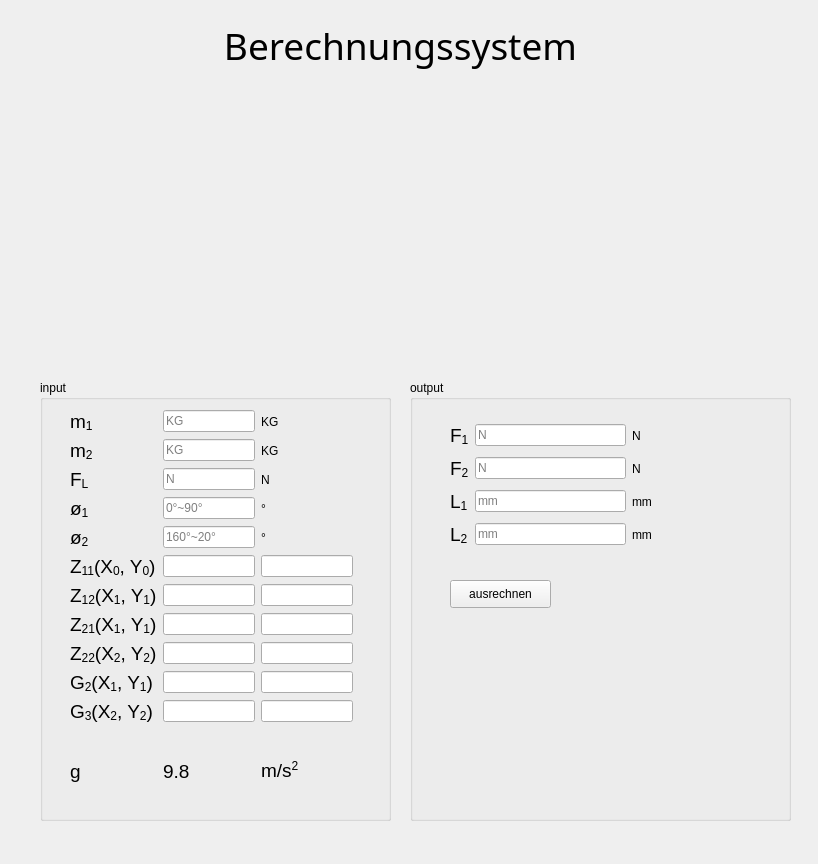
<?xml version="1.0" encoding="UTF-8"?>
<ui version="4.0">
 <class>MainWindow</class>
 <widget class="QMainWindow" name="MainWindow">
  <property name="geometry">
   <rect>
    <x>0</x>
    <y>0</y>
    <width>818</width>
    <height>864</height>
   </rect>
  </property>
  <property name="windowTitle">
   <string>MainWindow</string>
  </property>
  <widget class="QWidget" name="centralwidget">
   <widget class="QLabel" name="label">
    <property name="geometry">
     <rect>
      <x>190</x>
      <y>10</y>
      <width>421</width>
      <height>71</height>
     </rect>
    </property>
    <property name="font">
     <font>
      <family>黑体</family>
      <pointsize>28</pointsize>
     </font>
    </property>
    <property name="text">
     <string>Berechnungssystem</string>
    </property>
    <property name="alignment">
     <set>Qt::AlignCenter</set>
    </property>
   </widget>
   <widget class="QGroupBox" name="groupBox">
    <property name="geometry">
     <rect>
      <x>40</x>
      <y>380</y>
      <width>351</width>
      <height>441</height>
     </rect>
    </property>
    <property name="title">
     <string>input</string>
    </property>
    <widget class="QWidget" name="layoutWidget">
     <property name="geometry">
      <rect>
       <x>30</x>
       <y>30</y>
       <width>283</width>
       <height>403</height>
      </rect>
     </property>
     <layout class="QGridLayout" name="gridLayout">
      <item row="9" column="1">
       <widget class="QLineEdit" name="lineEdit_9"/>
      </item>
      <item row="5" column="2">
       <widget class="QLineEdit" name="lineEdit_16"/>
      </item>
      <item row="10" column="0">
       <widget class="QLabel" name="label_11">
        <property name="font">
         <font>
          <family>Arial</family>
          <pointsize>14</pointsize>
         </font>
        </property>
        <property name="text">
         <string>&lt;html&gt;&lt;head/&gt;&lt;body&gt;&lt;p&gt;&lt;span style=&quot; font-size:14pt;&quot;&gt;G&lt;/span&gt;&lt;span style=&quot; font-size:14pt; vertical-align:sub;&quot;&gt;3&lt;/span&gt;&lt;span style=&quot; font-size:14pt;&quot;&gt;(X&lt;/span&gt;&lt;span style=&quot; font-size:14pt; vertical-align:sub;&quot;&gt;2&lt;/span&gt;&lt;span style=&quot; font-size:14pt;&quot;&gt;, Y&lt;/span&gt;&lt;span style=&quot; font-size:14pt; vertical-align:sub;&quot;&gt;2&lt;/span&gt;&lt;span style=&quot; font-size:14pt;&quot;&gt;)&lt;/span&gt;&lt;/p&gt;&lt;/body&gt;&lt;/html&gt;</string>
        </property>
       </widget>
      </item>
      <item row="5" column="1">
       <widget class="QLineEdit" name="lineEdit_5"/>
      </item>
      <item row="1" column="1">
       <widget class="QLineEdit" name="lineEdit_2">
        <property name="placeholderText">
         <string>KG</string>
        </property>
       </widget>
      </item>
      <item row="8" column="2">
       <widget class="QLineEdit" name="lineEdit_19"/>
      </item>
      <item row="8" column="1">
       <widget class="QLineEdit" name="lineEdit_8"/>
      </item>
      <item row="9" column="2">
       <widget class="QLineEdit" name="lineEdit_20"/>
      </item>
      <item row="5" column="0">
       <widget class="QLabel" name="label_6">
        <property name="font">
         <font>
          <family>Arial</family>
          <pointsize>14</pointsize>
         </font>
        </property>
        <property name="text">
         <string>&lt;html&gt;&lt;head/&gt;&lt;body&gt;&lt;p&gt;Z&lt;span style=&quot; vertical-align:sub;&quot;&gt;11&lt;/span&gt;(X&lt;span style=&quot; vertical-align:sub;&quot;&gt;0&lt;/span&gt;, Y&lt;span style=&quot; vertical-align:sub;&quot;&gt;0&lt;/span&gt;)&lt;/p&gt;&lt;/body&gt;&lt;/html&gt;</string>
        </property>
       </widget>
      </item>
      <item row="3" column="0">
       <widget class="QLabel" name="label_4">
        <property name="font">
         <font>
          <family>Arial</family>
          <pointsize>14</pointsize>
         </font>
        </property>
        <property name="text">
         <string>&lt;html&gt;&lt;head/&gt;&lt;body&gt;&lt;p&gt;ø&lt;span style=&quot; vertical-align:sub;&quot;&gt;1&lt;/span&gt;&lt;/p&gt;&lt;/body&gt;&lt;/html&gt;</string>
        </property>
       </widget>
      </item>
      <item row="3" column="2">
       <widget class="QLabel" name="label_20">
        <property name="text">
         <string>°</string>
        </property>
       </widget>
      </item>
      <item row="8" column="0">
       <widget class="QLabel" name="label_9">
        <property name="font">
         <font>
          <family>Arial</family>
          <pointsize>14</pointsize>
         </font>
        </property>
        <property name="text">
         <string>&lt;html&gt;&lt;head/&gt;&lt;body&gt;&lt;p&gt;Z&lt;span style=&quot; vertical-align:sub;&quot;&gt;22&lt;/span&gt;(X&lt;span style=&quot; vertical-align:sub;&quot;&gt;2&lt;/span&gt;, Y&lt;span style=&quot; vertical-align:sub;&quot;&gt;2&lt;/span&gt;)&lt;/p&gt;&lt;/body&gt;&lt;/html&gt;</string>
        </property>
       </widget>
      </item>
      <item row="10" column="1">
       <widget class="QLineEdit" name="lineEdit_10"/>
      </item>
      <item row="9" column="0">
       <widget class="QLabel" name="label_10">
        <property name="font">
         <font>
          <family>Arial</family>
          <pointsize>14</pointsize>
         </font>
        </property>
        <property name="text">
         <string>&lt;html&gt;&lt;head/&gt;&lt;body&gt;&lt;p&gt;&lt;span style=&quot; font-size:14pt;&quot;&gt;G&lt;/span&gt;&lt;span style=&quot; font-size:14pt; vertical-align:sub;&quot;&gt;2&lt;/span&gt;&lt;span style=&quot; font-size:14pt;&quot;&gt;(X&lt;/span&gt;&lt;span style=&quot; font-size:14pt; vertical-align:sub;&quot;&gt;1&lt;/span&gt;&lt;span style=&quot; font-size:14pt;&quot;&gt;, Y&lt;/span&gt;&lt;span style=&quot; font-size:14pt; vertical-align:sub;&quot;&gt;1&lt;/span&gt;&lt;span style=&quot; font-size:14pt;&quot;&gt;)&lt;/span&gt;&lt;/p&gt;&lt;/body&gt;&lt;/html&gt;</string>
        </property>
       </widget>
      </item>
      <item row="1" column="0">
       <widget class="QLabel" name="label_3">
        <property name="font">
         <font>
          <family>Arial</family>
          <pointsize>14</pointsize>
         </font>
        </property>
        <property name="text">
         <string>&lt;html&gt;&lt;head/&gt;&lt;body&gt;&lt;p&gt;m&lt;span style=&quot; vertical-align:sub;&quot;&gt;2&lt;/span&gt;&lt;/p&gt;&lt;/body&gt;&lt;/html&gt;</string>
        </property>
       </widget>
      </item>
      <item row="0" column="0">
       <widget class="QLabel" name="label_2">
        <property name="font">
         <font>
          <family>Arial</family>
          <pointsize>14</pointsize>
         </font>
        </property>
        <property name="text">
         <string>&lt;html&gt;&lt;head/&gt;&lt;body&gt;&lt;p&gt;m&lt;span style=&quot; vertical-align:sub;&quot;&gt;1&lt;/span&gt;&lt;/p&gt;&lt;/body&gt;&lt;/html&gt;</string>
        </property>
       </widget>
      </item>
      <item row="4" column="2">
       <widget class="QLabel" name="label_21">
        <property name="text">
         <string>°</string>
        </property>
       </widget>
      </item>
      <item row="2" column="1">
       <widget class="QLineEdit" name="lineEdit_11">
        <property name="placeholderText">
         <string>N</string>
        </property>
       </widget>
      </item>
      <item row="2" column="2">
       <widget class="QLabel" name="label_19">
        <property name="text">
         <string>N</string>
        </property>
       </widget>
      </item>
      <item row="10" column="2">
       <widget class="QLineEdit" name="lineEdit_21"/>
      </item>
      <item row="0" column="2">
       <widget class="QLabel" name="label_17">
        <property name="text">
         <string>KG</string>
        </property>
       </widget>
      </item>
      <item row="6" column="1">
       <widget class="QLineEdit" name="lineEdit_6"/>
      </item>
      <item row="6" column="2">
       <widget class="QLineEdit" name="lineEdit_17"/>
      </item>
      <item row="0" column="1">
       <widget class="QLineEdit" name="lineEdit">
        <property name="placeholderText">
         <string>KG</string>
        </property>
       </widget>
      </item>
      <item row="3" column="1">
       <widget class="QLineEdit" name="lineEdit_3">
        <property name="placeholderText">
         <string>0°~90°</string>
        </property>
       </widget>
      </item>
      <item row="7" column="1">
       <widget class="QLineEdit" name="lineEdit_7"/>
      </item>
      <item row="4" column="0">
       <widget class="QLabel" name="label_5">
        <property name="font">
         <font>
          <family>Arial</family>
          <pointsize>14</pointsize>
         </font>
        </property>
        <property name="text">
         <string>&lt;html&gt;&lt;head/&gt;&lt;body&gt;&lt;p&gt;ø&lt;span style=&quot; vertical-align:sub;&quot;&gt;2&lt;/span&gt;&lt;/p&gt;&lt;/body&gt;&lt;/html&gt;</string>
        </property>
       </widget>
      </item>
      <item row="4" column="1">
       <widget class="QLineEdit" name="lineEdit_4">
        <property name="placeholderText">
         <string>160°~20°</string>
        </property>
       </widget>
      </item>
      <item row="2" column="0">
       <widget class="QLabel" name="label_12">
        <property name="font">
         <font>
          <family>Arial</family>
          <pointsize>14</pointsize>
         </font>
        </property>
        <property name="text">
         <string>&lt;html&gt;&lt;head/&gt;&lt;body&gt;&lt;p&gt;F&lt;span style=&quot; vertical-align:sub;&quot;&gt;L&lt;/span&gt;&lt;/p&gt;&lt;/body&gt;&lt;/html&gt;</string>
        </property>
       </widget>
      </item>
      <item row="1" column="2">
       <widget class="QLabel" name="label_18">
        <property name="text">
         <string>KG</string>
        </property>
       </widget>
      </item>
      <item row="7" column="2">
       <widget class="QLineEdit" name="lineEdit_18"/>
      </item>
      <item row="7" column="0">
       <widget class="QLabel" name="label_8">
        <property name="font">
         <font>
          <family>Arial</family>
          <pointsize>14</pointsize>
         </font>
        </property>
        <property name="text">
         <string>&lt;html&gt;&lt;head/&gt;&lt;body&gt;&lt;p&gt;Z&lt;span style=&quot; vertical-align:sub;&quot;&gt;21&lt;/span&gt;(X&lt;span style=&quot; vertical-align:sub;&quot;&gt;1&lt;/span&gt;, Y&lt;span style=&quot; vertical-align:sub;&quot;&gt;1&lt;/span&gt;)&lt;/p&gt;&lt;/body&gt;&lt;/html&gt;</string>
        </property>
       </widget>
      </item>
      <item row="6" column="0">
       <widget class="QLabel" name="label_7">
        <property name="font">
         <font>
          <family>Arial</family>
          <pointsize>14</pointsize>
         </font>
        </property>
        <property name="text">
         <string>&lt;html&gt;&lt;head/&gt;&lt;body&gt;&lt;p&gt;Z&lt;span style=&quot; vertical-align:sub;&quot;&gt;12&lt;/span&gt;(X&lt;span style=&quot; vertical-align:sub;&quot;&gt;1&lt;/span&gt;, Y&lt;span style=&quot; vertical-align:sub;&quot;&gt;1&lt;/span&gt;)&lt;/p&gt;&lt;/body&gt;&lt;/html&gt;</string>
        </property>
       </widget>
      </item>
      <item row="11" column="0">
       <widget class="QLabel" name="label_27">
        <property name="font">
         <font>
          <family>Arial</family>
          <pointsize>14</pointsize>
         </font>
        </property>
        <property name="text">
         <string>g</string>
        </property>
       </widget>
      </item>
      <item row="11" column="1">
       <widget class="QLabel" name="label_28">
        <property name="font">
         <font>
          <family>Arial</family>
          <pointsize>14</pointsize>
         </font>
        </property>
        <property name="text">
         <string>9.8</string>
        </property>
       </widget>
      </item>
      <item row="11" column="2">
       <widget class="QLabel" name="label_29">
        <property name="font">
         <font>
          <family>Arial</family>
          <pointsize>14</pointsize>
         </font>
        </property>
        <property name="text">
         <string>&lt;html&gt;&lt;head/&gt;&lt;body&gt;&lt;p&gt;m/s&lt;span style=&quot; vertical-align:super;&quot;&gt;2&lt;/span&gt;&lt;/p&gt;&lt;/body&gt;&lt;/html&gt;</string>
        </property>
       </widget>
      </item>
     </layout>
    </widget>
   </widget>
   <widget class="QGroupBox" name="groupBox_2">
    <property name="geometry">
     <rect>
      <x>410</x>
      <y>380</y>
      <width>381</width>
      <height>441</height>
     </rect>
    </property>
    <property name="title">
     <string>output</string>
    </property>
    <widget class="QPushButton" name="btn_calculate">
     <property name="geometry">
      <rect>
       <x>40</x>
       <y>200</y>
       <width>101</width>
       <height>28</height>
      </rect>
     </property>
     <property name="text">
      <string>ausrechnen</string>
     </property>
    </widget>
    <widget class="QWidget" name="layoutWidget">
     <property name="geometry">
      <rect>
       <x>40</x>
       <y>40</y>
       <width>202</width>
       <height>131</height>
      </rect>
     </property>
     <layout class="QGridLayout" name="gridLayout_2">
      <item row="3" column="1">
       <widget class="QLineEdit" name="lineEdit_15">
        <property name="readOnly">
         <bool>true</bool>
        </property>
        <property name="placeholderText">
         <string>mm</string>
        </property>
       </widget>
      </item>
      <item row="0" column="0">
       <widget class="QLabel" name="label_13">
        <property name="font">
         <font>
          <family>Arial</family>
          <pointsize>14</pointsize>
         </font>
        </property>
        <property name="text">
         <string>&lt;html&gt;&lt;head/&gt;&lt;body&gt;&lt;p&gt;F&lt;span style=&quot; vertical-align:sub;&quot;&gt;1&lt;/span&gt;&lt;/p&gt;&lt;/body&gt;&lt;/html&gt;</string>
        </property>
       </widget>
      </item>
      <item row="1" column="1">
       <widget class="QLineEdit" name="lineEdit_13">
        <property name="readOnly">
         <bool>true</bool>
        </property>
        <property name="placeholderText">
         <string>N</string>
        </property>
       </widget>
      </item>
      <item row="1" column="0">
       <widget class="QLabel" name="label_14">
        <property name="font">
         <font>
          <family>Arial</family>
          <pointsize>14</pointsize>
         </font>
        </property>
        <property name="text">
         <string>&lt;html&gt;&lt;head/&gt;&lt;body&gt;&lt;p&gt;F&lt;span style=&quot; vertical-align:sub;&quot;&gt;2&lt;/span&gt;&lt;/p&gt;&lt;/body&gt;&lt;/html&gt;</string>
        </property>
       </widget>
      </item>
      <item row="2" column="0">
       <widget class="QLabel" name="label_15">
        <property name="font">
         <font>
          <family>Arial</family>
          <pointsize>14</pointsize>
         </font>
        </property>
        <property name="text">
         <string>&lt;html&gt;&lt;head/&gt;&lt;body&gt;&lt;p&gt;L&lt;span style=&quot; vertical-align:sub;&quot;&gt;1&lt;/span&gt;&lt;/p&gt;&lt;/body&gt;&lt;/html&gt;</string>
        </property>
       </widget>
      </item>
      <item row="0" column="1">
       <widget class="QLineEdit" name="lineEdit_12">
        <property name="readOnly">
         <bool>true</bool>
        </property>
        <property name="placeholderText">
         <string>N</string>
        </property>
       </widget>
      </item>
      <item row="3" column="0">
       <widget class="QLabel" name="label_16">
        <property name="font">
         <font>
          <family>Arial</family>
          <pointsize>14</pointsize>
         </font>
        </property>
        <property name="text">
         <string>&lt;html&gt;&lt;head/&gt;&lt;body&gt;&lt;p&gt;L&lt;span style=&quot; vertical-align:sub;&quot;&gt;2&lt;/span&gt;&lt;/p&gt;&lt;/body&gt;&lt;/html&gt;</string>
        </property>
       </widget>
      </item>
      <item row="2" column="1">
       <widget class="QLineEdit" name="lineEdit_14">
        <property name="readOnly">
         <bool>true</bool>
        </property>
        <property name="placeholderText">
         <string>mm</string>
        </property>
       </widget>
      </item>
      <item row="0" column="2">
       <widget class="QLabel" name="label_22">
        <property name="text">
         <string>N</string>
        </property>
       </widget>
      </item>
      <item row="1" column="2">
       <widget class="QLabel" name="label_23">
        <property name="text">
         <string>N</string>
        </property>
       </widget>
      </item>
      <item row="2" column="2">
       <widget class="QLabel" name="label_24">
        <property name="text">
         <string>mm</string>
        </property>
       </widget>
      </item>
      <item row="3" column="2">
       <widget class="QLabel" name="label_25">
        <property name="text">
         <string>mm</string>
        </property>
       </widget>
      </item>
     </layout>
    </widget>
   </widget>
   <widget class="QLabel" name="label_26">
    <property name="geometry">
     <rect>
      <x>60</x>
      <y>100</y>
      <width>711</width>
      <height>271</height>
     </rect>
    </property>
    <property name="text">
     <string/>
    </property>
    <property name="scaledContents">
     <bool>true</bool>
    </property>
   </widget>
  </widget>
  <widget class="QMenuBar" name="menubar">
   <property name="geometry">
    <rect>
     <x>0</x>
     <y>0</y>
     <width>818</width>
     <height>26</height>
    </rect>
   </property>
  </widget>
 </widget>
 <resources/>
 <connections/>
</ui>
